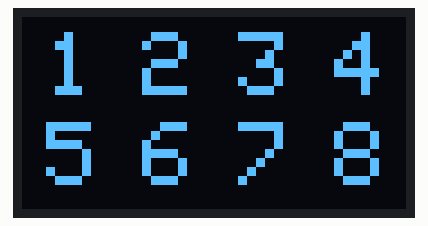
A sketch run on a simulated Arduino Uno, built with avr-gcc and run on an emulated ATmega328P. Shown: 128×64 one-colour display.

Above: at 0.1 s.
At 2.9 s:
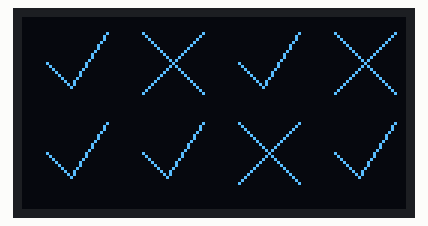
At 5.54 s:
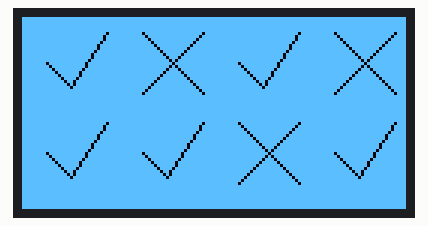

The sketch:

PROYECTO_ESTACIONAMIENTO_IA.ino
```cpp
String datos = "";

#include <Wire.h>
#include <Adafruit_GFX.h>
#include <Adafruit_SSD1306.h>

#define SCREEN_WIDTH 128
#define SCREEN_HEIGHT 64

Adafruit_SSD1306 display(SCREEN_WIDTH, SCREEN_HEIGHT, &Wire, -1);

// 0 = libre, 1 = ocupado
int lugares[8] = {0,1,0,1,0,0,1,0};

void dibujarNumeros() {
  display.setTextSize(3);
  display.setTextColor(WHITE);

  for(int i=0; i<4; i++){
    display.setCursor(8 + i*32, 5);
    display.print(i+1);
  }

  for(int i=0; i<4; i++){
    display.setCursor(8 + i*32, 35);
    display.print(i+5);
  }
}

void dibujarEstados() {

  for(int i=0; i<4; i++){
    int x = 8 + i*32;
    int y = 5;

    if(lugares[i] == 1){
      display.drawLine(x, y, x+20, y+20, WHITE);
      display.drawLine(x+20, y, x, y+20, WHITE);
    } else {
      display.drawLine(x, y+10, x+8, y+18, WHITE);
      display.drawLine(x+8, y+18, x+20, y, WHITE);
    }
  }

  for(int i=0; i<4; i++){
    int x = 8 + i*32;
    int y = 35;

    if(lugares[i+4] == 1){
      display.drawLine(x, y, x+20, y+20, WHITE);
      display.drawLine(x+20, y, x, y+20, WHITE);
    } else {
      display.drawLine(x, y+10, x+8, y+18, WHITE);
      display.drawLine(x+8, y+18, x+20, y, WHITE);
    }
  }
}

// 🔥 transición simple (dos veces)
void transicionSuave() {
  display.invertDisplay(true);
  delay(80);
  display.invertDisplay(false);
  delay(80);
  display.invertDisplay(true);
  delay(80);
  display.invertDisplay(false);
}

void setup() {
  display.begin(SSD1306_SWITCHCAPVCC, 0x3C);
  Serial.begin(115200);
}

void loop() {

  // 📥 leer datos desde Python
  if (Serial.available()) {

    datos = Serial.readStringUntil('\n');

    int index = 0;

    for (int i = 0; i < 8; i++) {
      int coma = datos.indexOf(',', index);

      if (coma == -1) {
        lugares[i] = datos.substring(index).toInt();
      } else {
        lugares[i] = datos.substring(index, coma).toInt();
        index = coma + 1;
      }
    }
  }

  // 🔢 pantalla números
  display.clearDisplay();
  dibujarNumeros();
  display.display();
  delay(2500);

  transicionSuave();

  // ❌✔ pantalla estado
  display.clearDisplay();
  dibujarEstados();
  display.display();
  delay(2500);

  transicionSuave();
}
```

Measured:
- by itself, everything shown: repeats every 5.5 s, in 8 steps
- what the display in image 1 shows lasts 2.5 s, from 2.8 s to 5.3 s
